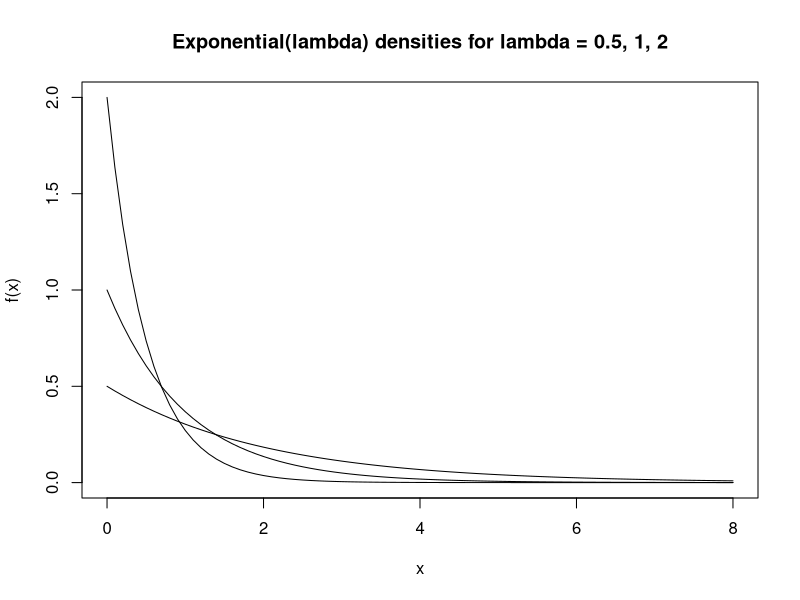

Here is the R script that generated this plot:
x <- seq(0, 8, by=.1)
plot(x, dexp(x, rate=2), type='l', xlab='x', ylab='f(x)')
lines(x, dexp(x, rate=1))
lines(x, dexp(x, rate=0.5))
title('Exponential(lambda) densities for lambda = 0.5, 1, 2')